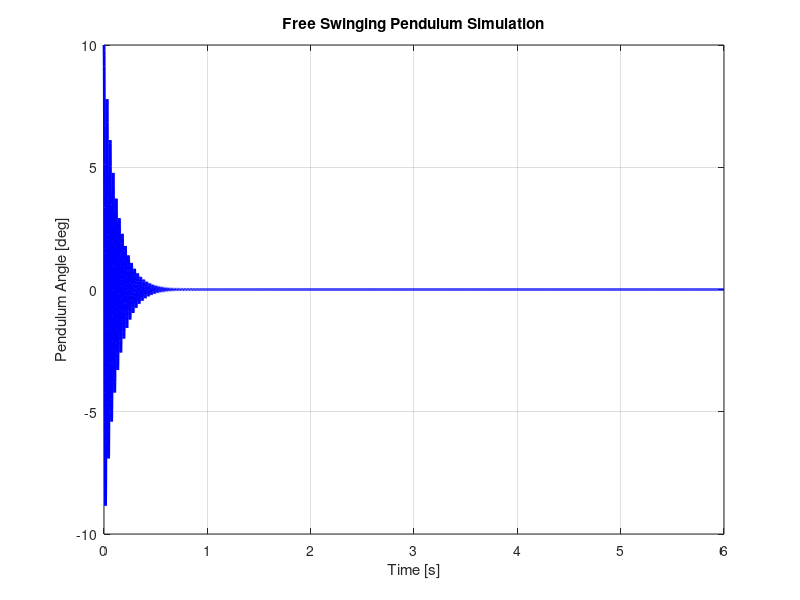

Source code (MATLAB): (Note: this script raises an error after producing the figure.)
% Corrected MATLAB code for free swinging pendulum simulation
% Fixed: Missing x0 definition and variable scope issues

% Parameters (same as vessel 1)
g = 9.81;                   % gravity [m/s^2]
mass = 0.5;                 % liquid mass [kg]
h_glass = 0.12;             % glass height [m]
l = h_glass/2;              % pendulum length [m]
I = mass * l^2;             % moment of inertia
k = mass * g / l;           % spring constant (gravity restoring force)
c = 0.03;                   % damping coefficient

% Initial conditions
theta0 = deg2rad(10);       % initial deflection [rad]
dtheta0 = 0;                % initial angular velocity [rad/s]
x0 = [theta0; dtheta0];     % FIXED: Define initial state vector

Tmax = 6;                   % simulation time [s]

% ODE function for free pendulum
% FIXED: Pass parameters to avoid scope issues
function dx = free_pendulum(t, x, mass, g, l, I, k, c)
    theta = x(1);
    dtheta = x(2);
    
    % Nonlinear pendulum equation
    ddtheta = (-c*dtheta - k*theta + mass*g*l*sin(theta)) / I;
    
    dx = zeros(2,1);
    dx(1) = dtheta;
    dx(2) = ddtheta;
end

% Solve ODE with parameter passing
% FIXED: Use anonymous function to pass parameters
ode_func = @(t,x) free_pendulum(t, x, mass, g, l, I, k, c);
[t, sol] = ode45(ode_func, [0 Tmax], x0);

% Plot results
figure;
plot(t, rad2deg(sol(:,1)), 'b-', 'LineWidth', 2);
xlabel('Time [s]');
ylabel('Pendulum Angle [deg]');
title('Free Swinging Pendulum Simulation');
grid on;

% Display system properties
omega_n = sqrt(g/l1);        % Natural frequency
zeta = c / (2 * sqrt(k * I)); % Damping ratio
omega_d = omega_n * sqrt(1 - zeta^2); % Damped frequency (if underdamped)

fprintf('System Properties:\n');
fprintf('Natural frequency: %.2f rad/s (%.2f Hz)\n', omega_n, omega_n/(2*pi));
fprintf('Damping ratio: %.4f\n', zeta);
if zeta < 1
    fprintf('Damped frequency: %.2f rad/s (%.2f Hz)\n', omega_d, omega_d/(2*pi));
    fprintf('System is underdamped\n');
elseif zeta == 1
    fprintf('System is critically damped\n');
else
    fprintf('System is overdamped\n');
end